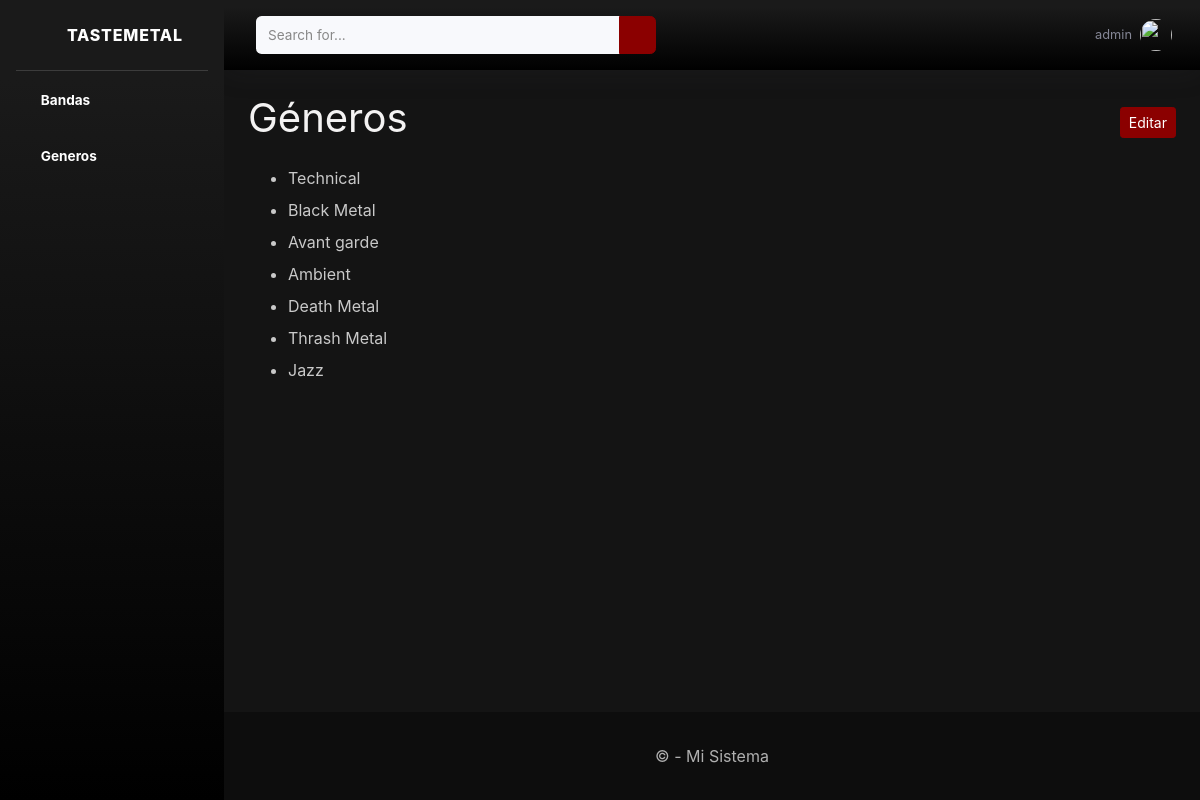
/generos/ (signed in), run on the app's committed database.
### posts/models.py (models this page shows, shortened)
class Genero(models.Model):
    genero = models.CharField(max_length=130, unique=True)

### posts/views.py (the view)
# urls.py: path('generos/',views.generos, name='generos'),
@login_required
def generos (request):
    generos = Genero.objects.all()
    editar = request.GET.get('editar') == '1'
    form = GeneroForm()
    return render(request,'posts/generos.html', {'generos': generos, 'editar': editar, 'form': form})

### posts/forms.py
class GeneroForm(ModelForm):
    class Meta:
        model = models.Genero
        fields = ['genero']
        widgets = {
                    'genero': forms.TextInput(attrs={'class':'form-control'})
        }

### posts/templates/posts/generos.html (shortened to what this page needs)
{% extends "base.html" %}
{% block content %}
<div class="d-flex justify-content-between align-items-center mb-3">
    <h1>Géneros</h1>
    {% if user.is_staff %}
        {% if editar %}
            <a href="{% url 'posts:generos' %}" class="btn btn-outline-light btn-sm">Salir de edición</a>
        {% else %}
            <a href="?editar=1" class="btn btn-primary btn-sm">Editar</a>
        {% endif %}
    {% endif %}
</div>
<ul>
    {% for g in generos %}
    <li class="mb-2">
        <div  class="mb-2 d-flex align-items-center">
            {% if editar and user.is_staff %}
                <form method="post" action="{% url 'posts:editar_genero' g.id %}" class="d-flex me-2">
                    {% csrf_token %}
                    <input type="text" name="genero" value="{{ g.genero }}" class="form-control form-control-sm me-1">
                    <button type="submit" class="btn btn-sm btn-outline-light">
                        <i class="fas fa-fw fa-save"></i>
                    </button>
                </form>
                <form method="post" action="{% url 'posts:borrar_genero' g.id %}">
                    {% csrf_token %}
                    <button type="submit" class="btn btn-sm btn-outline-danger">
                    <i class="fas fa-fw fa-trash"></i>
                </button>
                </form>
            {% else %}
                <span>{{ g.genero }}</span>
            {% endif %}
        </div>
    </li>
    {% endfor %}
</ul>
{% endblock %}

### templates/layout/navbar.html (shortened to what this page needs)
{% load static %}
                <nav class="navbar navbar-expand navbar-light bg-white topbar mb-4 static-top shadow">
                    <form
                        class="d-none d-sm-inline-block form-inline mr-auto ml-md-3 my-2 my-md-0 mw-100 navbar-search">
                        <div class="input-group">
                            <input type="text" class="form-control bg-light border-0 small" placeholder="Search for..."
                                aria-label="Search" aria-describedby="basic-addon2">
                            <div class="input-group-append">
                                <button class="btn btn-primary" type="button">
                                    <i class="fas fa-search fa-sm"></i>
                                </button>
                            </div>
                        </div>
                    </form>
                    <ul class="navbar-nav ml-auto">
                        <li class="nav-item dropdown no-arrow">
                            <a class="nav-link dropdown-toggle" href="#" id="userDropdown" role="button"
                                data-toggle="dropdown" aria-haspopup="true" aria-expanded="false">
                                <span class="mr-2 d-none d-lg-inline text-gray-600 small"> {{ request.user.username }}</span>
                                <img class="img-profile rounded-circle"
                                    src="{% static 'img/undraw_profile.svg' %}">
                            </a>
                        </li>
                    </ul>
                </nav>

### static/css/custom.css (style rules this page uses)
body { background-color: #0d0d0d; color: #e7e7e7; }
.btn-primary, .bg-primary { background-color: #8b0000 !important; border-color: #8b0000 !important; }
a { color: #b30000; }
h1, h2, h3, h4, h5, h6 { color: #f4f3f3; }
li { color: #c9c9c9; }
.topbar.navbar-light.bg-white { background-color: #0d0d0d !important; }
.topbar.navbar-light.bg-white { background-color: #1a1a1a !important; background-image: linear-gradient(180deg, #1a1a1a 10%, #000000 100%) !important; }
.form-control, .form-select { background-color: #1a1a1a; border: 1px solid #fff; color: #fff; }
.form-control::placeholder { color: #888; }

### data on the page
Genero: genero "Technical"
Genero: genero "Black Metal"
Genero: genero "Avant garde"
Genero: genero "Ambient"
Genero: genero "Death Metal"
Genero: genero "Thrash Metal"
Genero: genero "Jazz"

### other printed values
{{ request.user.username }} "admin"
